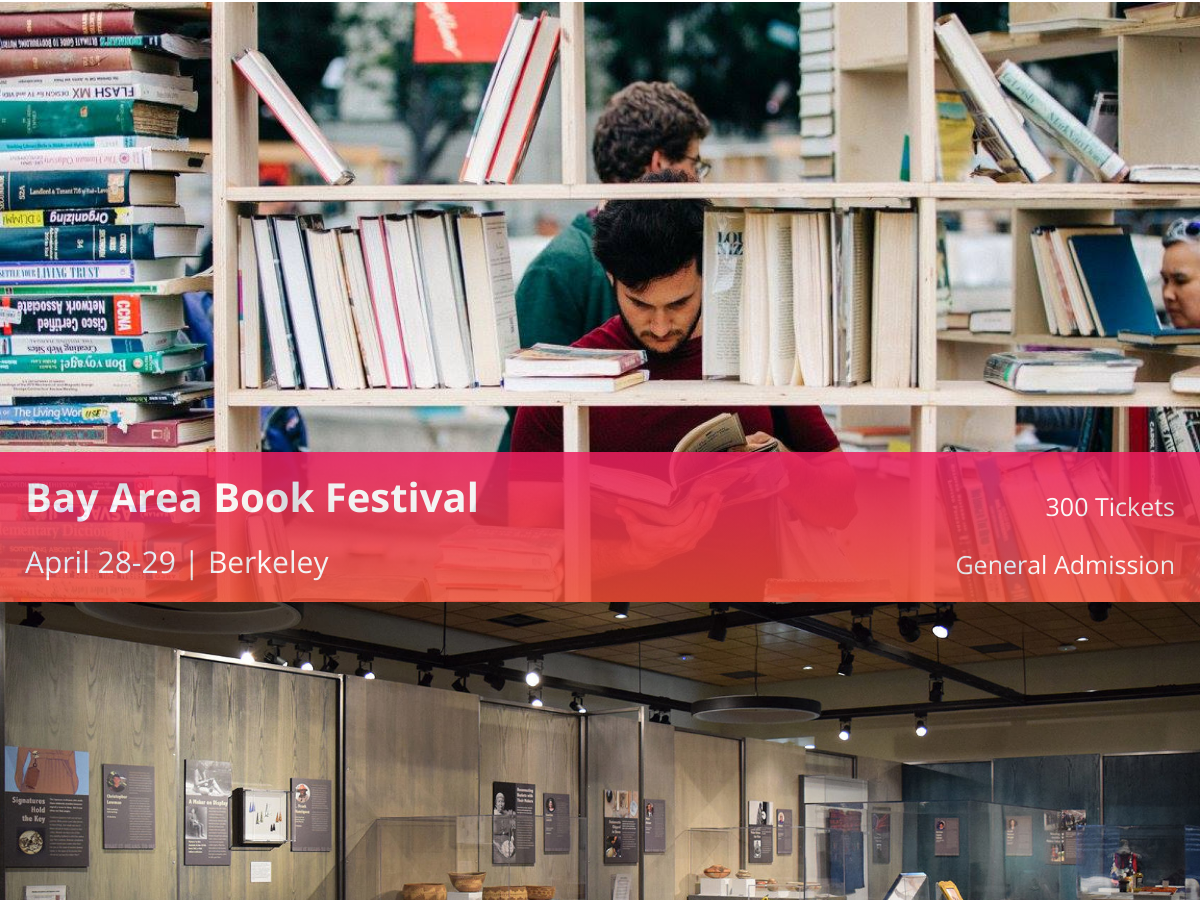
The app's page / (middle part), older data.
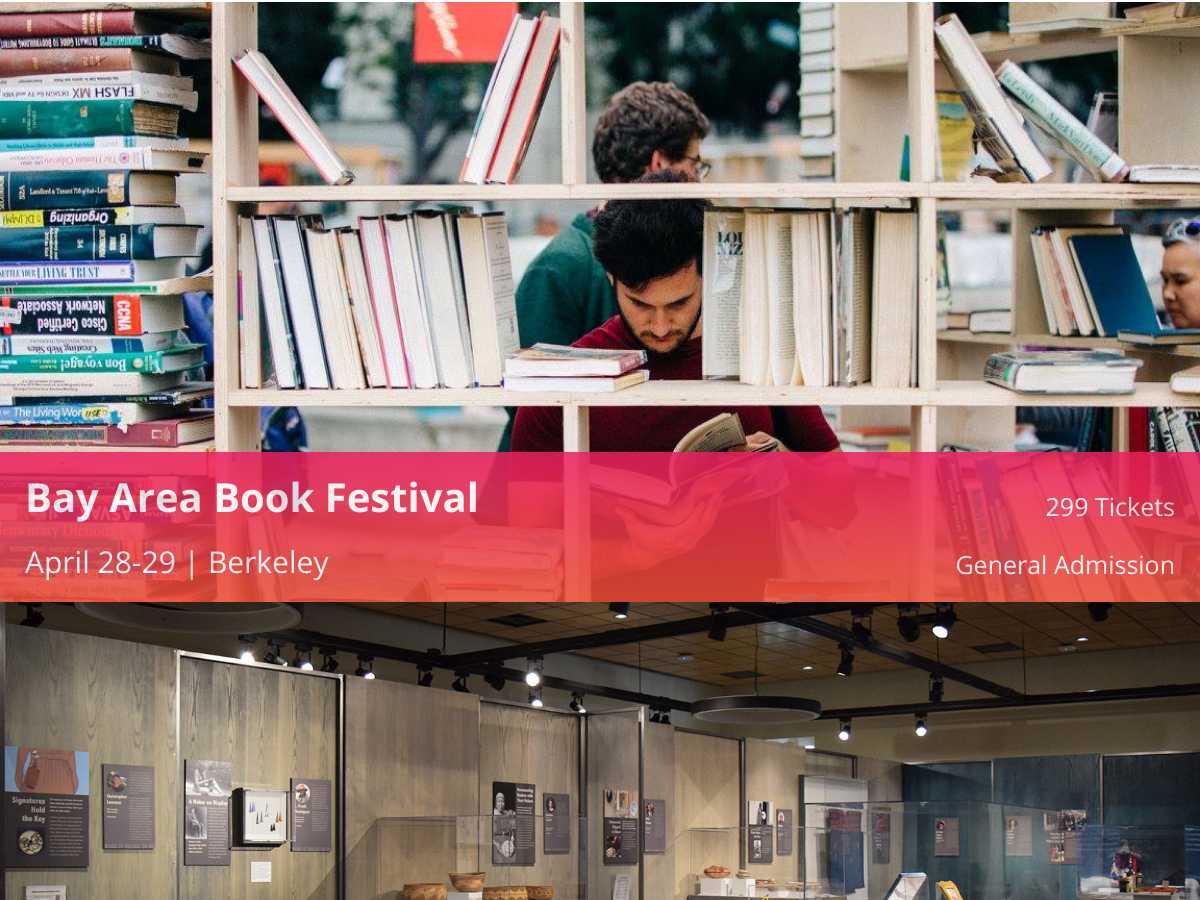
The same page, newer data.
### aC_bookfest/models.py (models this page shows)
class Event(models.Model):
    Title = models.CharField(max_length=255, blank=True)
    s_Title = models.CharField(max_length=255, blank=True,null=True)
    Type = models.CharField(max_length=100, blank=True)
    Website = models.CharField(max_length=255, blank=True)
    Location = models.CharField(max_length=255, blank=True)
    s_Location = models.CharField(max_length=255, blank=True,null=True)
    Time = models.CharField(max_length=100, blank=True)
    s_Time = models.CharField(max_length=100, blank=True,null=True)
    Description = models.TextField(max_length=10000, blank=True)
    OfferType = models.CharField(max_length=100, blank=True)
    s_OfferType = models.CharField(max_length=100, blank=True,null=True)
    Max_order = models.IntegerField(null=True,blank=True)
    orders = models.ManyToManyField('Profile', through='Order')
    Picture = models.FileField(upload_to=event_pic_path,null=True,default='settings.MEDIA_ROOT/default.jpg', blank=True)

### aC_bookfest/views.py (the view)
# urls.py: url(r'^$', views.home, name='home'),
def home(request):
    babf = get_object_or_404(Event, pk=6)
    latest_event_list = Event.objects.filter(Type='event').order_by('Time').reverse().exclude(pk=6)
    return render(request, 'frontend/index.html', { 'babf': babf,'latest_event_list': latest_event_list })

### aC_bookfest/templates/frontend/index.html (shortened to what this page needs)
{% extends 'frontend/base.html' %}
{% load static %}
{% block content %}
<div class="rest">
<div class="angular-content" ng-app="myApp" ng-controller="myController">
	{% with user.Profile.favorites.all as favorites %}
	    {% if latest_event_list %}
	    	<div class="event-container" >
            	<a href="{% url 'event_detail' pk=babf.pk %}">
                {% if babf.Picture.url %}
                <div class="event-image">
                	{% if babf.Max_order > 0 %}
                    <img src="{{ babf.Picture.url }}" alt="{{ babf.Title }}"/>
                    {% else %}
                    <img src="{{ babf.Picture.url }}" alt="{{ babf.Title }}" style="-webkit-filter: grayscale(70%) contrast(30%)"/>
                    {% endif %}
                </div>
                {% endif %}
                <div class="event-info color0" >
					<div class="event-title"><h2>{{ babf.s_Title }}</h2></div>
					<div class="event-location">{{ babf.s_Time }} | {{ babf.s_Location }}</div>
					{% if babf.Max_order > 0 %}
						<div class="event-tix">{{ babf.Max_order }} Tickets</div>
					{% else %}
						<div class="event-tix">All Claimed</div>
					{% endif %}
					<div class="event-interest">{{ babf.s_OfferType }}</div>
				</div>
            	</a>
            </div>
	        {% for event in latest_event_list %}
	            <div class="event-container" >
	            	<a href="{% url 'event_detail' pk=event.pk %}">
	                {% if event.Picture.url %}
	                <div class="event-image">
	                    {% if event.Max_order > 0 %}
	                    <img src="{{ event.Picture.url }}" alt="{{ event.Title }}"/>
	                    {% else %}
	                    <img src="{{ event.Picture.url }}" alt="{{ event.Title }}" style="-webkit-filter: grayscale(70%) contrast(30%)"/>
	                    {% endif %}
	                </div>
	                {% endif %}
	            	</a>
	            </div>
	        {% endfor %}
	    {% else %}
	        <p>No events are available.</p>
	    {% endif %}
	{% endwith %}
</div>
</div>
{% endblock %}

Row changes from the older to the newer data that the page shows:
changed Event "Bay Area Book Festival": Max_order "300" → "299"
